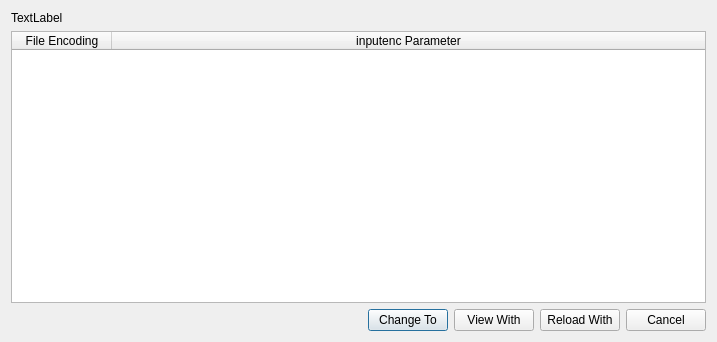
<?xml version="1.0" encoding="UTF-8"?>
<ui version="4.0">
 <class>EncodingDialog</class>
 <widget class="QDialog" name="EncodingDialog">
  <property name="geometry">
   <rect>
    <x>0</x>
    <y>0</y>
    <width>717</width>
    <height>342</height>
   </rect>
  </property>
  <property name="windowTitle">
   <string>Select File Encoding</string>
  </property>
  <layout class="QGridLayout" name="gridLayout">
   <item row="0" column="0">
    <widget class="QLabel" name="label">
     <property name="text">
      <string>TextLabel</string>
     </property>
    </widget>
   </item>
   <item row="2" column="2">
    <widget class="QPushButton" name="view">
     <property name="text">
      <string>View With</string>
     </property>
    </widget>
   </item>
   <item row="2" column="3">
    <widget class="QPushButton" name="reload">
     <property name="text">
      <string>Reload With</string>
     </property>
    </widget>
   </item>
   <item row="2" column="4">
    <widget class="QPushButton" name="cancel">
     <property name="text">
      <string>Cancel</string>
     </property>
    </widget>
   </item>
   <item row="2" column="1">
    <widget class="QPushButton" name="change">
     <property name="text">
      <string>Change To</string>
     </property>
     <property name="default">
      <bool>true</bool>
     </property>
    </widget>
   </item>
   <item row="2" column="0">
    <spacer name="horizontalSpacer">
     <property name="orientation">
      <enum>Qt::Horizontal</enum>
     </property>
     <property name="sizeHint" stdset="0">
      <size>
       <width>47</width>
       <height>22</height>
      </size>
     </property>
    </spacer>
   </item>
   <item row="1" column="0" colspan="5">
    <widget class="QTableWidget" name="encodings">
     <property name="editTriggers">
      <set>QAbstractItemView::NoEditTriggers</set>
     </property>
     <property name="showDropIndicator" stdset="0">
      <bool>false</bool>
     </property>
     <property name="selectionBehavior">
      <enum>QAbstractItemView::SelectRows</enum>
     </property>
     <property name="cornerButtonEnabled">
      <bool>false</bool>
     </property>
     <attribute name="horizontalHeaderHighlightSections">
      <bool>false</bool>
     </attribute>
     <attribute name="horizontalHeaderStretchLastSection">
      <bool>true</bool>
     </attribute>
     <column>
      <property name="text">
       <string>File Encoding</string>
      </property>
     </column>
     <column>
      <property name="text">
       <string>inputenc Parameter</string>
      </property>
      <property name="toolTip">
       <string>&lt;!DOCTYPE HTML PUBLIC &quot;-//W3C//DTD HTML 4.0//EN&quot; &quot;http://www.w3.org/TR/REC-html40/strict.dtd&quot;&gt;
&lt;html&gt;&lt;head&gt;&lt;meta name=&quot;qrichtext&quot; content=&quot;1&quot; /&gt;&lt;style type=&quot;text/css&quot;&gt;
p, li { white-space: pre-wrap; }
&lt;/style&gt;&lt;/head&gt;&lt;body style=&quot; font-family:'MS Shell Dlg 2'; font-size:8.25pt; font-weight:400; font-style:normal;&quot;&gt;
&lt;p style=&quot; margin-top:0px; margin-bottom:0px; margin-left:0px; margin-right:0px; -qt-block-indent:0; text-indent:0px;&quot;&gt;&lt;span style=&quot; font-size:8pt;&quot;&gt;The codec names as the inputenc package expects them. The names are only given for reference.&lt;/span&gt;&lt;/p&gt;
&lt;p style=&quot; margin-top:0px; margin-bottom:0px; margin-left:0px; margin-right:0px; -qt-block-indent:0; text-indent:0px;&quot;&gt;&lt;span style=&quot; font-size:8pt;&quot;&gt;You have to make sure yourself that the file encoding and the value passed to the inputenc package match together.&lt;/span&gt;&lt;/p&gt;&lt;/body&gt;&lt;/html&gt;</string>
      </property>
     </column>
    </widget>
   </item>
  </layout>
 </widget>
 <tabstops>
  <tabstop>encodings</tabstop>
  <tabstop>change</tabstop>
  <tabstop>view</tabstop>
  <tabstop>reload</tabstop>
  <tabstop>cancel</tabstop>
 </tabstops>
 <resources/>
 <connections/>
</ui>
